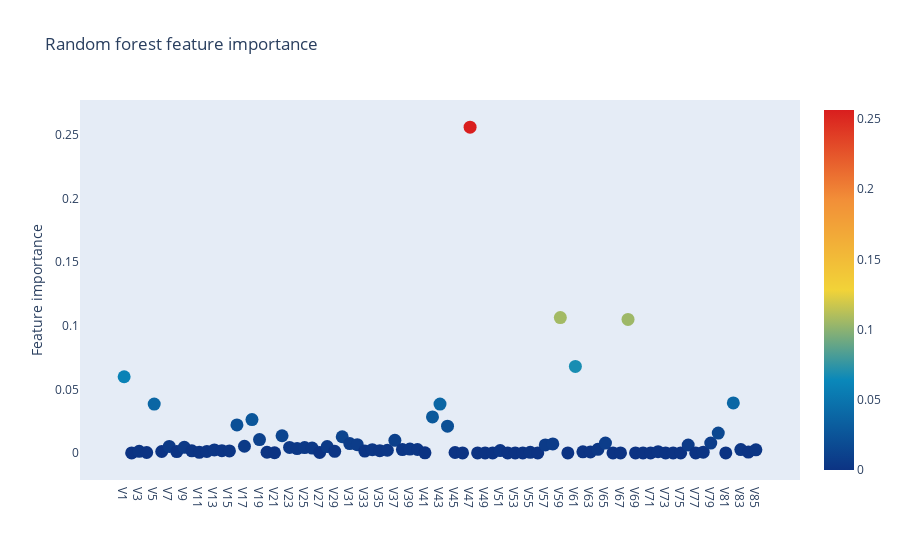

The notebook cell this image was saved under:
### Code cell
#plotly scatter plot of feature importance
trace=go.Scatter(
    y=rf.feature_importances_,
    x= feature,
    mode='markers',
    marker=dict(sizemode='diameter',
                sizeref=1,
                size=13,
                color=rf.feature_importances_,
                colorscale='Portland',
                showscale=True
    ),
    text=feature
)

data=[trace]

layout=go.Layout(
    autosize=True,
    title='Random forest feature importance',
    hovermode='closest',
    xaxis=dict( 
        ticklen= 5,
        showgrid=False,
        zeroline=False,
        showline=False
               ),
    yaxis= dict(title='Feature importance' ,
               showgrid=False,
                zeroline=False,
                gridwidth=2,
                ticklen=5,
               ),
    showlegend=False
)

fig=go.Figure(data=data,layout=layout)
py.iplot(fig,filename='scatter')

### Figure 1 — Plotly figure (JSON) as saved in the notebook; plotly's stock layout.template omitted (floating-point values rounded to 4 significant figures)
{"data": [{"marker": {"color": [0.0599, 0, 0.001206, 0.0002986, 0.03838, 0.00107, 0.005115, 0.001031, 0.004374, 0.00165, 0.000404, 0.001158, 0.002297, 0.001758, 0.00151, 0.02203, 0.005228, 0.02624, 0.01043, 0.0004818, 8.945e-05, 0.01347, 0.004301, 0.003411, 0.004196, 0.003739, 0.0003011, 0.004948, 0.001181, 0.01267, 0.007324, 0.006484, 0.001398, 0.002495, 0.001725, 0.002063, 0.00985, 0.002616, 0.003014, 0.002637, 3.842e-05, 0.02829, 0.03842, 0.02099, 0.0003093, 0, 0.2564, 0, 0, 0, 0.001801, 0, 0, 0, 0.0004512, 0, 0.006278, 0.00702, 0.1065, 0, 0.06805, 0.0008269, 0.000777, 0.002823, 0.007726, 0, 0, 0.105, 0, 0, 0, 0.0009543, 0, 0, 0, 0.006209, 0, 0.0005478, 0.007723, 0.01555, 0, 0.03932, 0.002581, 0.0006188, 0.002371], "colorscale": [[0, "rgb(12,51,131)"], [0.25, "rgb(10,136,186)"], [0.5, "rgb(242,211,56)"], [0.75, "rgb(242,143,56)"], [1, "rgb(217,30,30)"]], "showscale": true, "size": 13, "sizemode": "diameter", "sizeref": 1}, "mode": "markers", "text": ["V1", "V2", "V3", "V4", "V5", "V6", "V7", "V8", "V9", "V10", "V11", "V12", "V13", "V14", "V15", "V16", "V17", "V18", "V19", "V20", "V21", "V22", "V23", "V24", "V25", "V26", "V27", "V28", "V29", "V30", "V31", "V32", "V33", "V34", "V35", "V36", "V37", "V38", "V39", "V40", "V41", "V42", "V43", "V44", "V45", "V46", "V47", "V48", "V49", "V50", "V51", "V52", "V53", "V54", "V55", "V56", "V57", "V58", "V59", "V60", "V61", "V62", "V63", "V64", "V65", "V66", "V67", "V68", "V69", "V70", "V71", "V72", "V73", "V74", "V75", "V76", "V77", "V78", "V79", "V80", "V81", "V82", "V83", "V84", "V85"], "type": "scatter", "x": ["V1", "V2", "V3", "V4", "V5", "V6", "V7", "V8", "V9", "V10", "V11", "V12", "V13", "V14", "V15", "V16", "V17", "V18", "V19", "V20", "V21", "V22", "V23", "V24", "V25", "V26", "V27", "V28", "V29", "V30", "V31", "V32", "V33", "V34", "V35", "V36", "V37", "V38", "V39", "V40", "V41", "V42", "V43", "V44", "V45", "V46", "V47", "V48", "V49", "V50", "V51", "V52", "V53", "V54", "V55", "V56", "V57", "V58", "V59", "V60", "V61", "V62", "V63", "V64", "V65", "V66", "V67", "V68", "V69", "V70", "V71", "V72", "V73", "V74", "V75", "V76", "V77", "V78", "V79", "V80", "V81", "V82", "V83", "V84", "V85"], "y": [0.0599, 0, 0.001206, 0.0002986, 0.03838, 0.00107, 0.005115, 0.001031, 0.004374, 0.00165, 0.000404, 0.001158, 0.002297, 0.001758, 0.00151, 0.02203, 0.005228, 0.02624, 0.01043, 0.0004818, 8.945e-05, 0.01347, 0.004301, 0.003411, 0.004196, 0.003739, 0.0003011, 0.004948, 0.001181, 0.01267, 0.007324, 0.006484, 0.001398, 0.002495, 0.001725, 0.002063, 0.00985, 0.002616, 0.003014, 0.002637, 3.842e-05, 0.02829, 0.03842, 0.02099, 0.0003093, 0, 0.2564, 0, 0, 0, 0.001801, 0, 0, 0, 0.0004512, 0, 0.006278, 0.00702, 0.1065, 0, 0.06805, 0.0008269, 0.000777, 0.002823, 0.007726, 0, 0, 0.105, 0, 0, 0, 0.0009543, 0, 0, 0, 0.006209, 0, 0.0005478, 0.007723, 0.01555, 0, 0.03932, 0.002581, 0.0006188, 0.002371]}], "layout": {"autosize": true, "hovermode": "closest", "showlegend": false, "title": {"text": "Random forest feature importance"}, "xaxis": {"showgrid": false, "showline": false, "ticklen": 5, "zeroline": false}, "yaxis": {"gridwidth": 2, "showgrid": false, "ticklen": 5, "title": {"text": "Feature importance"}, "zeroline": false}}}
